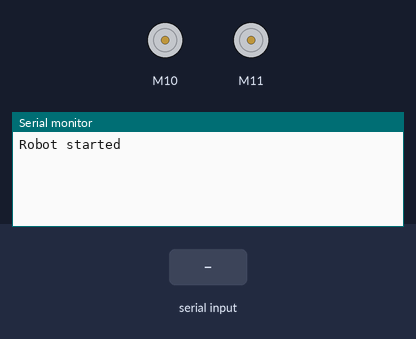
Bench run of a sketch on a simulated Arduino Uno, built with avr-gcc and run on an emulated ATmega328P. On the bench: 2 × DC motor (green arrow = forward, orange = backward, longer = faster), the last lines printed to the serial monitor. Inputs (shaded band) come from the test bench.

Above: at 1.2 s.
1.3 s: "F\n" received over the second serial link
At 2.5 s:
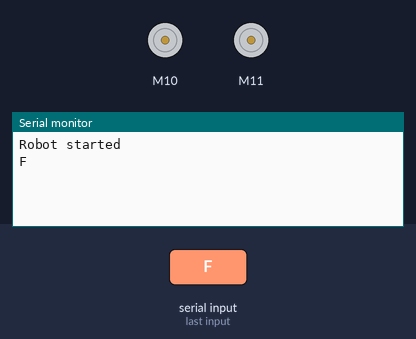
2.8 s: "B\n" received over the second serial link
At 3.9 s:
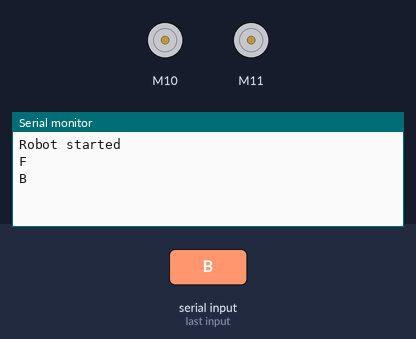
4.3 s: "R\n" received over the second serial link
At 5.1 s:
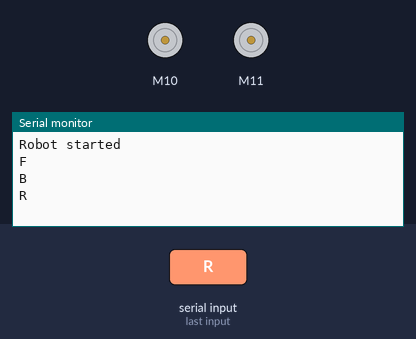
5.8 s: "L\n" received over the second serial link
At 6.2 s:
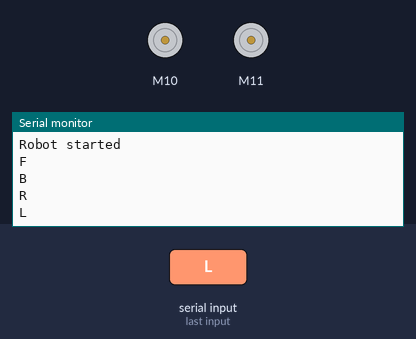

Measured:
- after the input at 1.3 s, the serial monitor: prints a new line at once (image 1)
- after the input at 2.8 s, the serial monitor: prints a new line at once (image 2)
- after the input at 4.3 s, the serial monitor: prints a new line at once (image 3)
- after the input at 5.8 s, the serial monitor: prints a new line at once (image 4)

The sketch:

bot_final.ino
```cpp
#include "CytronMotorDriver.h"
#include <SoftwareSerial.h>


SoftwareSerial mySerial(2, 3); // RX, TX
CytronMD motor(PWM_DIR, 10, 9);
CytronMD motor2(PWM_DIR, 11, 6);

char data = 0;

void setup() {
  Serial.begin(115200);
  while (!Serial) {
  }
  Serial.println("Robot started");
  mySerial.begin(9600);

}

void loop() {
  if(mySerial.available())
   {
      data = mySerial.read();
      delay(5);
      Serial.print(data);
      Serial.print("\n");
      if(data == 'F')
        {
          motor.setSpeed(255);
          motor2.setSpeed(255);
          //delay(1000);
        }
      else if(data == 'B')
         {
           motor.setSpeed(-255);
           motor2.setSpeed(-255);
           //delay(1000);
         }
      else if(data == 'R')
      {
        motor.setSpeed(255);
        motor2.setSpeed(-255);

      }
      else if(data == 'L')
      {
        motor.setSpeed(-255);
        motor2.setSpeed(255);

      }
      else
      {
        motor.setSpeed(0);
        motor2.setSpeed(0);
      }
   }
}
```
